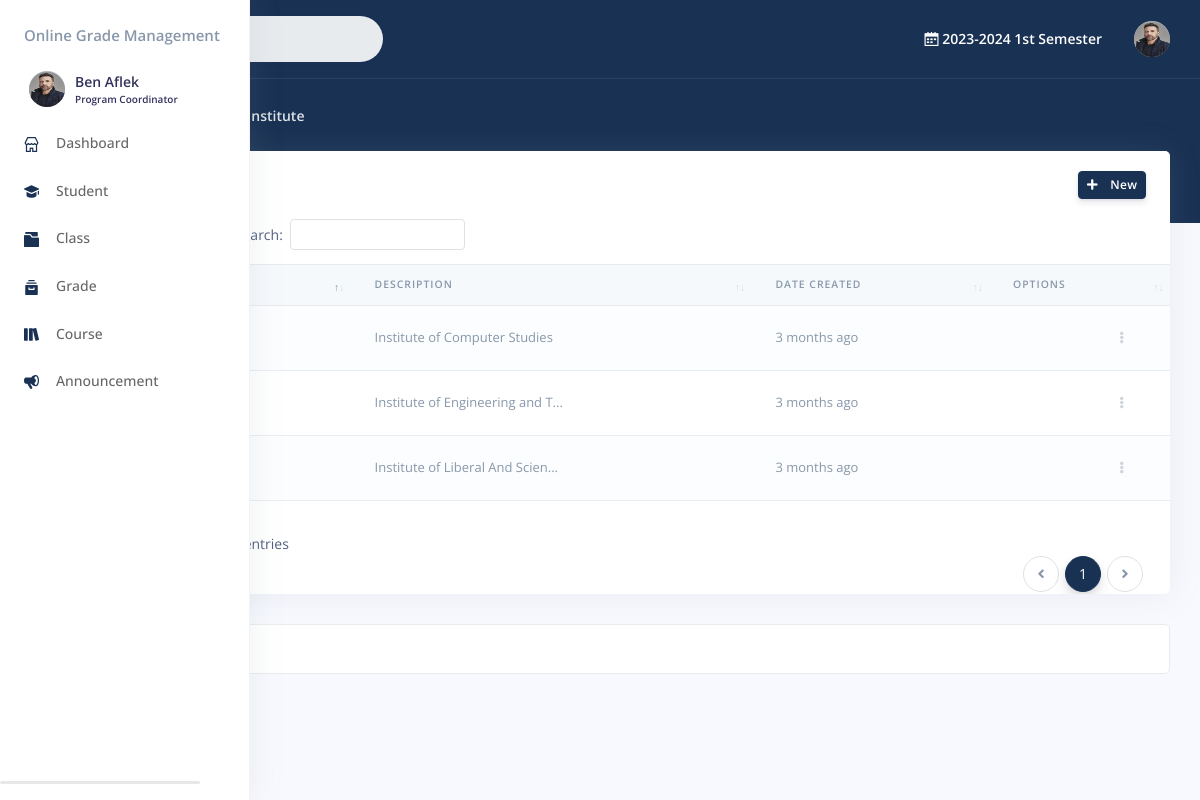
Screenshot of /trash/faculty/institute.php (signed in) with the database file from the repository.
### tables this page shows
CREATE TABLE `staff` (
  `id` int(11) NOT NULL,
  `user_id` int(11) DEFAULT NULL,
  `username` text NOT NULL,
  `institute_id` int(11) DEFAULT NULL,
  `position_id` int(11) NOT NULL,
  `created_on` datetime NOT NULL
);

CREATE TABLE `user` (
  `id` int(11) NOT NULL,
  `type` text NOT NULL,
  `username` text NOT NULL,
  `password` text NOT NULL,
  `firstname` text NOT NULL,
  `middlename` text DEFAULT NULL,
  `lastname` text NOT NULL,
  `gender` text DEFAULT NULL,
  `birthdate` date DEFAULT NULL,
  `address` text DEFAULT NULL,
  `phone_no` text DEFAULT NULL,
  `profileImage` text DEFAULT NULL,
  `isPasswordChanged` int(11) NOT NULL,
  `status` int(11) NOT NULL,
  `updated_on` datetime DEFAULT NULL,
  `created_on` datetime NOT NULL
);

CREATE TABLE `period` (
  `id` int(22) NOT NULL,
  `year` text NOT NULL,
  `term` int(11) NOT NULL,
  `status` int(11) NOT NULL,
  `updated_on` datetime DEFAULT NULL,
  `created_on` datetime NOT NULL
);

CREATE TABLE `institute` (
  `id` int(11) NOT NULL,
  `name` text NOT NULL,
  `description` text NOT NULL,
  `updated_on` datetime NOT NULL,
  `created_on` datetime NOT NULL
);

### trash/faculty/include/session.php (called while the page is built, shortened)
<?php
	include '../include/conn.php';
		if($_SESSION['type']=='faculty'){
			$stmt = $con->prepare("SELECT *,
				`user`.`id` AS `user_id`,
				`staff`.`id` AS `staff_id`
			 	FROM `user`
				INNER JOIN `staff` ON `staff`.`username` =`user`.`username`
				WHERE `user`.`id` = ? LIMIT 1");
			$stmt->execute([$_SESSION['faculty']]);
			$user = $stmt->fetch(PDO::FETCH_ASSOC);;
		}else{
			echo"<script>window.location.href='../403.php';</script>";
		}

### include/function.php (called while the page is built, shortened)
<?php
	function created_on($createdDatetime){
		$createdDate = new DateTime($createdDatetime);
		$currentDate = new DateTime();
		$interval = $currentDate->diff($createdDate);
		$years = $interval->y;
		$months = $interval->m;
		$days = $interval->d;
		$hours = $interval->h;
		$minutes = $interval->i;
		$date='';
		if ($years > 0) {
			if($years==1){
				$text='year ago';
			}else{
				$text='years ago';
			}
			$date=$years.' '.$text ;
		} elseif ($months > 0) {
			if($months==1){
				$text='month ago';
			}else{
				$text='months ago';
			}
			$date= $months.' '.$text ;
		} else {
			$date ='Just now';
		}
		return $date;
	}
	function short_text($text){
		if(!empty($text)){
			if(strlen($text)>30){
				$text = substr($text, 0, 30) . "...";
				return $text;
			}
			return $text;
		}
	}

### trash/faculty/institute.php (the view, shortened to what this page needs)
<?php
	include("include/session.php");
	include("include/header.php");
	$parentpage='';
	$page=$currentpage='Institute';
	?>
	</head>
	<?php
		include("include/sidebar.php");
	?>
	<div class="main-content" id="panel">
		<?php
		include("include/topnav.php");
		?>
		<div class="header bg-primary pb-6">
		  <div class="container-fluid">
			<div class="header-body">
			  <div class="row align-items-center py-4">
				<div class="col-lg-6 col-7">
				  <nav aria-label="breadcrumb" class="d-none d-md-inline-block ml-md-4">
					<ol class="breadcrumb breadcrumb-links breadcrumb-dark">
					<li class="breadcrumb-item"><a href="./"><i class="fas fa-home"></i></a></li>
					  <li class="breadcrumb-item"><a href="./">Dashboard</a></li>
					  <li class="breadcrumb-item active" aria-current="page">Institute</li>
					</ol>
				  </nav>
				</div>
			  </div>
			</div>
		  </div>
		</div>
			<div class="container-fluid mt--6">
				  <div class="row">
					<div class="col">
					<div class="card">
					<div class="card-header border-0">
					  <div class="row">
						<div class="col-6">
						  <h3 class="mb-0">Insitutes</h3>
						</div>
						<div class="col-6 text-right">
						  <a type="button" data-toggle="modal" data-target="#modal-form" class="btn btn-sm btn-primary btn-round btn-icon" style="color:white;">
							<span class="btn-inner--icon"><i class="fas fa-plus" style="color:white;"></i></span>
							<span class="btn-inner--text" style="color:white;"> New</span>
						  </a>
						</div>
					  </div>
					</div>
					<div class="table-responsive">
              			<table class="table align-items-center table-flush table-striped" id="datatable-buttons">
                			<thead class="thead-light">
						  <tr>
							<th>Institute Name</th>
							<th>Description</th>
							<th>Date Created</th>
							<th>Options</th>
						  </tr>
						</thead>
						<tbody>
							<?php
							try{
								$sql = "SELECT * FROM `institute`";
								$query = $con->query($sql);
								while ($row = $query->fetch(PDO::FETCH_ASSOC)) {
							?>
						  <tr>
							<td class="table-user">
								<b>
							  </b>
							</td>
							<td>
							  <span class="text-muted"><?php
							  $description = isset($row['description']) ? htmlspecialchars(short_text($row['description']), ENT_QUOTES, 'UTF-8') : '';
							  echo $description;?></span>
							</td>
							<td>
							  <span class="text-muted"><?php
							  $created_on = isset($row['created_on']) ? htmlspecialchars(created_on($row['created_on']), ENT_QUOTES, 'UTF-8') : '';
							  echo $created_on;
							  ?></span>
							</td>
							<td class="text-right">
							  <div class="dropdown">
								<a class="btn btn-sm btn-icon-only text-light" href="#" role="button" data-toggle="dropdown" aria-haspopup="true" aria-expanded="false">
								  <i class="fas fa-ellipsis-v"></i>
								</a>
							  </div>
							</td>
						  </tr>
						  <?php  }
							}catch(Exception $e){
								$_SESSION['error']='Something went wrong in accessing scholarship program data.';
							}?>
						</tbody>
					  </table>
					</div>
				</div>
			</div>
		</div>
	<?php
		include("include/footer.php");
    ?>
        </div>
      </div>
</body>
</html>

### trash/faculty/include/sidebar.php (shortened to what this page needs)
<body>
  <?php
    include '../include/conn.php';
    include("include/session.php");
  ?>
  <nav class="sidenav navbar navbar-vertical fixed-left navbar-expand-xs navbar-light bg-white text-white" id="sidenav-main">
    <div class="scrollbar-inner">
      <div class="sidenav-header d-flex align-items-center">
        <a class="navbar-brand" href="./" style="width:">
          <h4 class="text-muted">Online Grade Management</h4>
        </a>
          <div class="navbar-brand sidebar-user text-left">
            <a href="profile.php">
            <span class="avatar avatar-sm rounded-circle" >
              <?php $userphoto = $user['profileImage'];
                if ($userphoto == "") :
              ?>
              <img src="img/profile.png" alt="Image placeholder">
              <?php else : ?>
                <img alt="Image placeholder" src="img/<?php echo htmlentities($userphoto); ?>" style="width:40px;height:35px;border-radius:50%;">
              <?php endif; ?>
            </span>
            <span>
              <h5 class=" m-0 text-sm  font-weight-bold">
                <?php echo  htmlentities($user['firstname'].' '.$user['lastname']);  ?>
              </h5>
              <h6 class="text-overflow m-0" data-toggle="tooltip" data-placement="left" title="User">
                <?php
                if($user['position_id']=='2'){
                  $position="Program Coordinator";
                }else if($user['position_id']=='3'){
                  $position="Teacher";
                }
                echo htmlentities($position);  ?>
              </h6>
            </span>
            </a>
          </div>
        <div class="ml-auto">
          <div class="sidenav-toggler d-none d-xl-block" data-action="sidenav-unpin" data-target="#sidenav-main">
          </div>
        </div>
      </div>
      <br>
      <div class="navbar-inner">
        <div class="collapse navbar-collapse" id="sidenav-collapse-main">
          <ul class="navbar-nav">
            <li class="nav-item">
              <a class="nav-link <?php echo ($parentpage == "dashboard" ? "active" : "") ?>" href="./">
                <i class="ni ni-shop text-primary"></i>
                <span class="nav-link-text">Dashboard</span>
              </a>
            </li>
            <?php
                if($user['position_id']=='2'){
              ?>
            <li class="nav-item">
              <a class="nav-link <?php echo ($page == "Student" ? "active" : "") ?>" href="student.php">
                <i class="ni ni-hat-3 text-primary"></i>
                <span class="nav-link-text">Student</span>
              </a>
            </li>
              <?php
               }else if($user['position_id']=='3'){
              ?>
              <li class="nav-item">
              <a class="nav-link <?php echo ($page  == "Student" ? "active" : "") ?>" href="#navbar-account" data-toggle="collapse" role="button" aria-expanded="<?php echo ($page == "Student" ? "true" : "false") ?>" aria-controls="navbar-dataaccount">
                <i class="ni ni-hat-3 text-primary"></i>
                <span class="nav-link-text">Student</span>
              </a>
              <div class="collapse <?php echo ($page == "Student" ? "show" : "") ?>" id="navbar-account">
                <ul class="nav nav-sm flex-column">
                  <li class="nav-item">
                    <a href="student_list.php" class="nav-link  <?php echo ($childpage == "Student" ? "active" : "") ?>">Student List</a>
                  </li>
                  <li class="nav-item">
                    <a href="print_list.php" class="nav-link <?php echo ($childpage == "Print" ? "active" : "") ?>">Print List</a>
                  </li>
                </ul>
              </div>
            </li>
              <?php
                }
                if($user['position_id']=='2'){
              ?>
            <li class="nav-item">
              <a class="nav-link <?php echo ($page == "Class" ? "active" : "") ?>" href="class.php">
                <i class="ni ni-folder-17  text-primary"></i>
                <span class="nav-link-text">Class</span>
              </a>
            </li>
            <?php
               }else if($user['position_id']=='3'){
              ?>
              <a class="nav-link <?php echo ($page == "Class" ? "active" : "") ?>" href="class_course.php">
                <i class="ni ni-folder-17  text-primary"></i>
                <span class="nav-link-text">Class</span>
              </a>
              <?php
               }
             ?>
            <?php
                if($user['position_id']=='2'){
              ?>
              <li class="nav-item">
                <a class="nav-link <?php echo ($page == "Grade" ? "active" : "") ?>" href="grade.php">
                  <i class="ni ni-archive-2  text-primary"></i>
                  <span class="nav-link-text">Grade</span>
                </a>
              </li>
            <?php
               }else if($user['position_id']=='3'){
              ?>
                <li class="nav-item">
                  <a class="nav-link <?php echo ($page == "Grade" ? "active" : "") ?>" href="grading_sheet.php">
                    <i class="ni ni-archive-2  text-primary"></i>
                    <span class="nav-link-text">Grading Sheet</span>
                  </a>
                </li>
                <li class="nav-item">
                  <a class="nav-link <?php echo ($page == "Grades" ? "active" : "") ?>" href="grades.php">
                    <i class="ni ni-archive-2  text-primary"></i>
                    <span class="nav-link-text">Grades</span>
                  </a>
                </li>
               <?php
               }
             ?>
            <?php
                if($user['position_id']=='2'){
              ?>
            <li class="nav-item">
              <a class="nav-link <?php echo ($page == "Course" ? "active" : "") ?>" href="course.php">
                <i class="ni ni-books text-primary"></i>
                <span class="nav-link-text">Course</span>
              </a>
            </li>
              <?php
               }else if($user['position_id']=='3'){
              ?>
              <li class="nav-item">
                <a class="nav-link <?php echo ($page == "Course" ? "active" : "") ?>" href="course_schedule.php">
                  <i class="ni ni-books text-primary"></i>
                  <span class="nav-link-text">Course</span>
                </a>
              </li>
              <?php
               }
             ?>
              <?php
                if($user['position_id']=='2'){
              ?>
			      <li class="nav-item">
              <a class="nav-link <?php echo ($page == "announcement" ? "active" : "") ?>" href="announcement.php">
                <i class="ni ni-notification-70 text-primary"></i>
                <span class="nav-link-text">Announcement</span>
              </a>
            </li>
              <?php
               }
             ?>
          </ul>
        </div>
      </div>
    </div>
  </nav>

### trash/faculty/include/topnav.php (shortened to what this page needs)
<?php
  include '../include/conn.php';
	include("include/session.php");
?>
  <nav class="navbar navbar-top navbar-expand navbar-dark bg-primary border-bottom">
    <div class="container-fluid">
      <div class="collapse navbar-collapse" id="navbarSupportedContent">
        <form class="navbar-search navbar-search-light form-inline mr-sm-3" id="navbar-search-main">
          <div class="form-group mb-0">
            <div class="input-group input-group-alternative input-group-merge">
              <div class="input-group-prepend">
                <span class="input-group-text"><i class="fas fa-search"></i></span>
              </div>
              <input class="form-control" placeholder="Search Page ..." onkeyup="showResult(this.value)" type="text">
            </div>
          </div>
        </form>
        <ul class="navbar-nav align-items-center ml-md-auto">
          <li class="nav-item dropdown">
            <p class="nav-link mb-0 text-sm  font-weight-bold text-white" href="#">
              <i class="ni ni-calendar-grid-58"></i>
              <?php
                try {
                    $query = "SELECT * FROM `period` WHERE `status` = '1' LIMIT 1";
                    $stmt = $con->prepare($query);
                    $stmt->execute();
                    $result = $stmt->fetch(PDO::FETCH_ASSOC);
                    if ($result) {
                        echo $result['year'] . " ";
                        if ($result['term'] == '1') {
                            echo "1st Semester";
                        } else if ($result['term'] == '2') {
                            echo "2nd Semester";
                        } else if ($result['term'] == '3') {
                            echo "Summer";
                        } else {
                            echo "Unknown Term";
                        }
                    } else {
                        echo "No active period found.";
                    }
                } catch (PDOException $e) {
                    echo "Error: " . $e->getMessage();
                }
              ?>
            </p>
          </li>
        </ul>
        <ul class="navbar-nav align-items-center ml-auto ml-md-0">
          <li class="nav-item dropdown">
            <a class="nav-link pr-0" href="#" role="button" data-toggle="dropdown" aria-haspopup="true" aria-expanded="false">
              <div class="media align-items-center">
                  <span class="avatar avatar-sm rounded-circle">
                    <?php $userphoto = $user['profileImage'];
                    if ($userphoto == "") :
                    ?>
                      <img src="img/profile.png" alt="Image placeholder">
                    <?php else : ?>
                      <img alt="Image placeholder" src="img/<?php echo htmlentities($userphoto); ?>" style="width:40px;height:35px;border-radius:50%;">
                    <?php endif; ?>
                  </span>
              </div>
            </a>
          </li>
        </ul>
      </div>
    </div>
  </nav>

### rows the page displays
staff: user.profileImage (picture), user.firstname+lastname "Ben Aflek", position "Program Coordinator"
period: year "2023-2024"
institute: description "Institute of Engineering and T...", created_on "3 months ago"
institute: description "Institute of Computer Studies", created_on "3 months ago"
institute: description "Institute of Liberal And Scien...", created_on "3 months ago"
